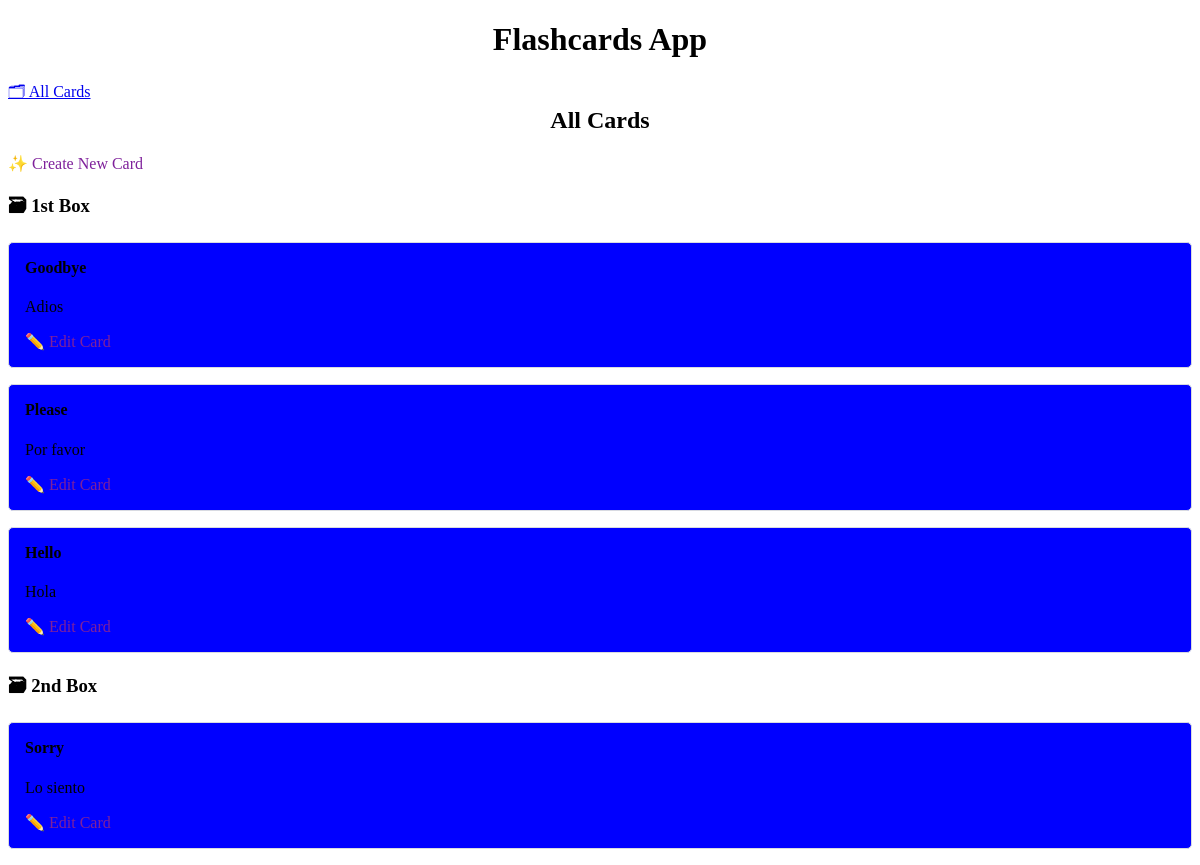
The app's page /, older data.
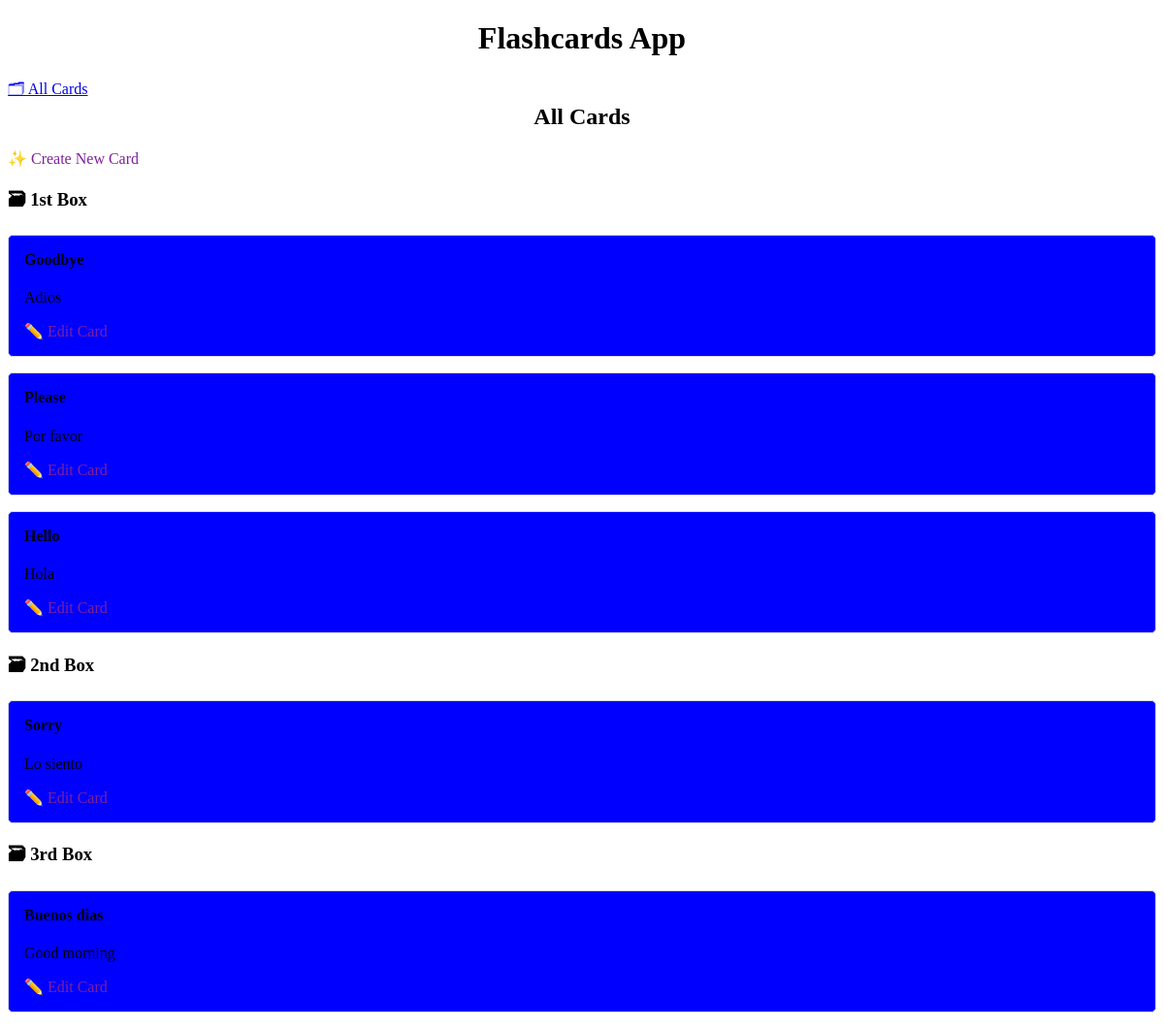
The same page, newer data.
### cards/models.py (models this page shows, shortened)
class Card(models.Model):
    question = models.CharField(max_length=100)
    answer = models.CharField(max_length=300)
    box = models.IntegerField(
        choices=zip(BOXES, BOXES),
        default=BOXES[0],
    )
    date_created = models.DateTimeField(auto_now_add=True)

### cards/views.py (the view)
class CardListView(ListView):
    model = Card
    queryset = Card.objects.all().order_by("box", "-date_created")

### cards/templates/cards/card_list.html
{% extends "cards/base.html" %}
{% load humanize %}
{% block content %}
    <h2>
        All Cards
    </h2>
    <a href="{% url 'card-create' %}" role="button">
        ✨ Create New Card
    </a>
    {% for card in card_list %}
        {% ifchanged %}
        <h3>🗃 {{ card.box | ordinal }} Box</h3>
        {% endifchanged %}
        {% include "cards/card.html" %}
    {% endfor %}
{% endblock content %}

### cards/templates/cards/card.html
<article>
    <h4>{{ card.question }}</h4>
    <p>{{ card.answer }}</p>
    <a href="{% url 'card-update' card.id %}" role="button">
        ✏️ Edit Card
    </a>
 </article>

Row changes from the older to the newer data that the page shows:
added Card: box|ordinal "3rd", question "Buenos dias", answer "Good morning"
